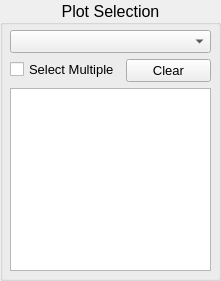
   <widget class="QGroupBox" name="groupBox_2">
    <property name="geometry">
     <rect>
      <x>10</x>
      <y>10</y>
      <width>221</width>
      <height>281</height>
     </rect>
    </property>
    <property name="font">
     <font>
      <family>Arial</family>
      <pointsize>12</pointsize>
      <weight>50</weight>
      <bold>false</bold>
     </font>
    </property>
    <property name="title">
     <string>Plot Selection</string>
    </property>
    <property name="alignment">
     <set>Qt::AlignCenter</set>
    </property>
    <widget class="QWidget" name="formLayoutWidget_2">
     <property name="geometry">
      <rect>
       <x>10</x>
       <y>30</y>
       <width>201</width>
       <height>241</height>
      </rect>
     </property>
     <property name="font">
      <font>
       <family>Arial</family>
       <pointsize>8</pointsize>
       <weight>50</weight>
       <bold>false</bold>
      </font>
     </property>
     <layout class="QFormLayout" name="formLayout_2">
      <property name="sizeConstraint">
       <enum>QLayout::SetNoConstraint</enum>
      </property>
      <item row="0" column="0" colspan="2">
       <widget class="QComboBox" name="cbPlotSelect">
        <property name="font">
         <font>
          <family>Arial</family>
          <pointsize>10</pointsize>
          <weight>50</weight>
          <bold>false</bold>
         </font>
        </property>
       </widget>
      </item>
      <item row="1" column="0">
       <widget class="QCheckBox" name="chbSelMult">
        <property name="font">
         <font>
          <family>Arial</family>
          <pointsize>10</pointsize>
          <weight>50</weight>
          <italic>false</italic>
          <bold>false</bold>
          <stylestrategy>PreferDefault</stylestrategy>
         </font>
        </property>
        <property name="styleSheet">
         <string notr="true">font: 10pt &quot;Arial&quot;;</string>
        </property>
        <property name="text">
         <string>Select Multiple</string>
        </property>
       </widget>
      </item>
      <item row="1" column="1">
       <widget class="QPushButton" name="btnClearSel">
        <property name="font">
         <font>
          <family>Arial</family>
          <pointsize>10</pointsize>
          <weight>50</weight>
          <bold>false</bold>
         </font>
        </property>
        <property name="text">
         <string>Clear</string>
        </property>
       </widget>
      </item>
      <item row="2" column="0" colspan="2">
       <widget class="QListWidget" name="lstPlotSel">
        <property name="font">
         <font>
          <family>Arial</family>
          <pointsize>10</pointsize>
          <weight>50</weight>
          <italic>false</italic>
          <bold>false</bold>
          <stylestrategy>PreferDefault</stylestrategy>
         </font>
        </property>
        <property name="styleSheet">
         <string notr="true">font: 10pt &quot;Arial&quot;;</string>
        </property>
        <property name="editTriggers">
         <set>QAbstractItemView::NoEditTriggers</set>
        </property>
        <property name="selectionMode">
         <enum>QAbstractItemView::MultiSelection</enum>
        </property>
       </widget>
      </item>
     </layout>
    </widget>
   </widget>
